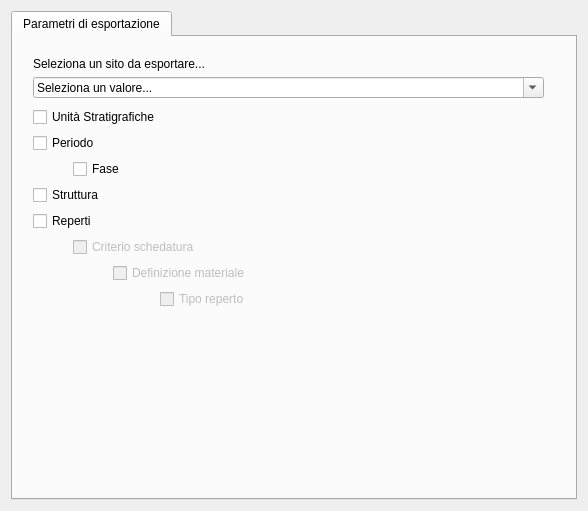
<?xml version="1.0" encoding="UTF-8"?>
<ui version="4.0">
 <class>Dialog_dir_exp</class>
 <widget class="QDialog" name="Dialog_dir_exp">
  <property name="windowModality">
   <enum>Qt::NonModal</enum>
  </property>
  <property name="enabled">
   <bool>true</bool>
  </property>
  <property name="geometry">
   <rect>
    <x>0</x>
    <y>0</y>
    <width>588</width>
    <height>511</height>
   </rect>
  </property>
  <property name="minimumSize">
   <size>
    <width>450</width>
    <height>279</height>
   </size>
  </property>
  <property name="maximumSize">
   <size>
    <width>1000</width>
    <height>1000</height>
   </size>
  </property>
  <property name="cursor">
   <cursorShape>PointingHandCursor</cursorShape>
  </property>
  <property name="windowTitle">
   <string>Impostazioni del sistema</string>
  </property>
  <property name="windowIcon">
   <iconset resource="resources.qrc">
    <normaloff>:/images/directoryExp.png</normaloff>:/images/directoryExp.png</iconset>
  </property>
  <layout class="QGridLayout" name="gridLayout_2">
   <item row="0" column="0">
    <widget class="QTabWidget" name="tabWidget">
     <property name="sizePolicy">
      <sizepolicy hsizetype="Expanding" vsizetype="Expanding">
       <horstretch>200</horstretch>
       <verstretch>200</verstretch>
      </sizepolicy>
     </property>
     <property name="currentIndex">
      <number>0</number>
     </property>
     <widget class="QWidget" name="tab">
      <attribute name="title">
       <string>Parametri di esportazione</string>
      </attribute>
      <widget class="QWidget" name="layoutWidget">
       <property name="geometry">
        <rect>
         <x>20</x>
         <y>20</y>
         <width>511</width>
         <height>41</height>
        </rect>
       </property>
       <layout class="QVBoxLayout" name="verticalLayout">
        <item>
         <widget class="QLabel" name="label">
          <property name="text">
           <string>Seleziona un sito da esportare...</string>
          </property>
         </widget>
        </item>
        <item>
         <widget class="QComboBox" name="comboBox_sito">
          <property name="enabled">
           <bool>true</bool>
          </property>
          <property name="mouseTracking">
           <bool>false</bool>
          </property>
          <property name="contextMenuPolicy">
           <enum>Qt::DefaultContextMenu</enum>
          </property>
          <property name="acceptDrops">
           <bool>false</bool>
          </property>
          <property name="editable">
           <bool>true</bool>
          </property>
          <property name="duplicatesEnabled">
           <bool>false</bool>
          </property>
          <property name="frame">
           <bool>true</bool>
          </property>
          <item>
           <property name="text">
            <string>Seleziona un valore...</string>
           </property>
          </item>
         </widget>
        </item>
       </layout>
      </widget>
      <widget class="QWidget" name="layoutWidget">
       <property name="geometry">
        <rect>
         <x>20</x>
         <y>70</y>
         <width>391</width>
         <height>223</height>
        </rect>
       </property>
       <layout class="QGridLayout" name="gridLayout">
        <property name="sizeConstraint">
         <enum>QLayout::SetFixedSize</enum>
        </property>
        <item row="7" column="0" colspan="5">
         <layout class="QHBoxLayout" name="horizontalLayout">
          <item>
           <spacer name="horizontalSpacer_4">
            <property name="orientation">
             <enum>Qt::Horizontal</enum>
            </property>
            <property name="sizeType">
             <enum>QSizePolicy::Expanding</enum>
            </property>
            <property name="sizeHint" stdset="0">
             <size>
              <width>120</width>
              <height>20</height>
             </size>
            </property>
           </spacer>
          </item>
          <item>
           <widget class="QCheckBox" name="checkBox_tipo_reperto">
            <property name="enabled">
             <bool>false</bool>
            </property>
            <property name="text">
             <string>Tipo reperto</string>
            </property>
           </widget>
          </item>
         </layout>
        </item>
        <item row="2" column="0" colspan="3">
         <layout class="QHBoxLayout" name="horizontalLayout_4">
          <item>
           <spacer name="horizontalSpacer">
            <property name="orientation">
             <enum>Qt::Horizontal</enum>
            </property>
            <property name="sizeType">
             <enum>QSizePolicy::Preferred</enum>
            </property>
            <property name="sizeHint" stdset="0">
             <size>
              <width>40</width>
              <height>20</height>
             </size>
            </property>
           </spacer>
          </item>
          <item>
           <widget class="QCheckBox" name="checkBox_fase">
            <property name="text">
             <string>Fase</string>
            </property>
           </widget>
          </item>
         </layout>
        </item>
        <item row="5" column="0" colspan="5">
         <layout class="QHBoxLayout" name="horizontalLayout_5">
          <item>
           <layout class="QHBoxLayout" name="horizontalLayout_3">
            <item>
             <spacer name="horizontalSpacer_2">
              <property name="orientation">
               <enum>Qt::Horizontal</enum>
              </property>
              <property name="sizeHint" stdset="0">
               <size>
                <width>40</width>
                <height>20</height>
               </size>
              </property>
             </spacer>
            </item>
            <item>
             <widget class="QCheckBox" name="checkBox_criterio_schedatura">
              <property name="enabled">
               <bool>false</bool>
              </property>
              <property name="text">
               <string>Criterio schedatura</string>
              </property>
             </widget>
            </item>
           </layout>
          </item>
          <item>
           <spacer name="horizontalSpacer_5">
            <property name="orientation">
             <enum>Qt::Horizontal</enum>
            </property>
            <property name="sizeHint" stdset="0">
             <size>
              <width>40</width>
              <height>20</height>
             </size>
            </property>
           </spacer>
          </item>
         </layout>
        </item>
        <item row="6" column="0" colspan="5">
         <layout class="QHBoxLayout" name="horizontalLayout_2">
          <item>
           <spacer name="horizontalSpacer_3">
            <property name="orientation">
             <enum>Qt::Horizontal</enum>
            </property>
            <property name="sizeType">
             <enum>QSizePolicy::Minimum</enum>
            </property>
            <property name="sizeHint" stdset="0">
             <size>
              <width>80</width>
              <height>20</height>
             </size>
            </property>
           </spacer>
          </item>
          <item>
           <widget class="QCheckBox" name="checkBox_definizione_materiale">
            <property name="enabled">
             <bool>false</bool>
            </property>
            <property name="text">
             <string>Definizione materiale</string>
            </property>
           </widget>
          </item>
         </layout>
        </item>
        <item row="6" column="5">
         <spacer name="horizontalSpacer_12">
          <property name="orientation">
           <enum>Qt::Horizontal</enum>
          </property>
          <property name="sizeHint" stdset="0">
           <size>
            <width>170</width>
            <height>20</height>
           </size>
          </property>
         </spacer>
        </item>
        <item row="4" column="2" colspan="4">
         <spacer name="horizontalSpacer_10">
          <property name="orientation">
           <enum>Qt::Horizontal</enum>
          </property>
          <property name="sizeHint" stdset="0">
           <size>
            <width>438</width>
            <height>20</height>
           </size>
          </property>
         </spacer>
        </item>
        <item row="1" column="0">
         <widget class="QCheckBox" name="checkBox_periodo">
          <property name="text">
           <string>Periodo</string>
          </property>
         </widget>
        </item>
        <item row="0" column="0" colspan="4">
         <widget class="QCheckBox" name="checkBox_US">
          <property name="text">
           <string>Unità Stratigrafiche</string>
          </property>
         </widget>
        </item>
        <item row="3" column="0" colspan="2">
         <widget class="QCheckBox" name="checkBox_struttura">
          <property name="text">
           <string>Struttura</string>
          </property>
         </widget>
        </item>
        <item row="0" column="4" colspan="2">
         <spacer name="horizontalSpacer_6">
          <property name="orientation">
           <enum>Qt::Horizontal</enum>
          </property>
          <property name="sizeHint" stdset="0">
           <size>
            <width>388</width>
            <height>20</height>
           </size>
          </property>
         </spacer>
        </item>
        <item row="4" column="0" colspan="2">
         <widget class="QCheckBox" name="checkBox_reperti">
          <property name="text">
           <string>Reperti</string>
          </property>
         </widget>
        </item>
        <item row="2" column="3" colspan="3">
         <spacer name="horizontalSpacer_8">
          <property name="orientation">
           <enum>Qt::Horizontal</enum>
          </property>
          <property name="sizeHint" stdset="0">
           <size>
            <width>408</width>
            <height>20</height>
           </size>
          </property>
         </spacer>
        </item>
        <item row="3" column="2" colspan="4">
         <spacer name="horizontalSpacer_9">
          <property name="orientation">
           <enum>Qt::Horizontal</enum>
          </property>
          <property name="sizeHint" stdset="0">
           <size>
            <width>438</width>
            <height>20</height>
           </size>
          </property>
         </spacer>
        </item>
        <item row="5" column="5">
         <spacer name="horizontalSpacer_11">
          <property name="orientation">
           <enum>Qt::Horizontal</enum>
          </property>
          <property name="sizeHint" stdset="0">
           <size>
            <width>288</width>
            <height>20</height>
           </size>
          </property>
         </spacer>
        </item>
        <item row="1" column="1" colspan="5">
         <spacer name="horizontalSpacer_7">
          <property name="orientation">
           <enum>Qt::Horizontal</enum>
          </property>
          <property name="sizeHint" stdset="0">
           <size>
            <width>448</width>
            <height>20</height>
           </size>
          </property>
         </spacer>
        </item>
        <item row="7" column="5">
         <spacer name="horizontalSpacer_13">
          <property name="orientation">
           <enum>Qt::Horizontal</enum>
          </property>
          <property name="sizeHint" stdset="0">
           <size>
            <width>288</width>
            <height>20</height>
           </size>
          </property>
         </spacer>
        </item>
       </layout>
      </widget>
     </widget>
    </widget>
   </item>
  </layout>
 </widget>
 <resources>
  <include location="resources.qrc"/>
 </resources>
 <connections/>
</ui>
